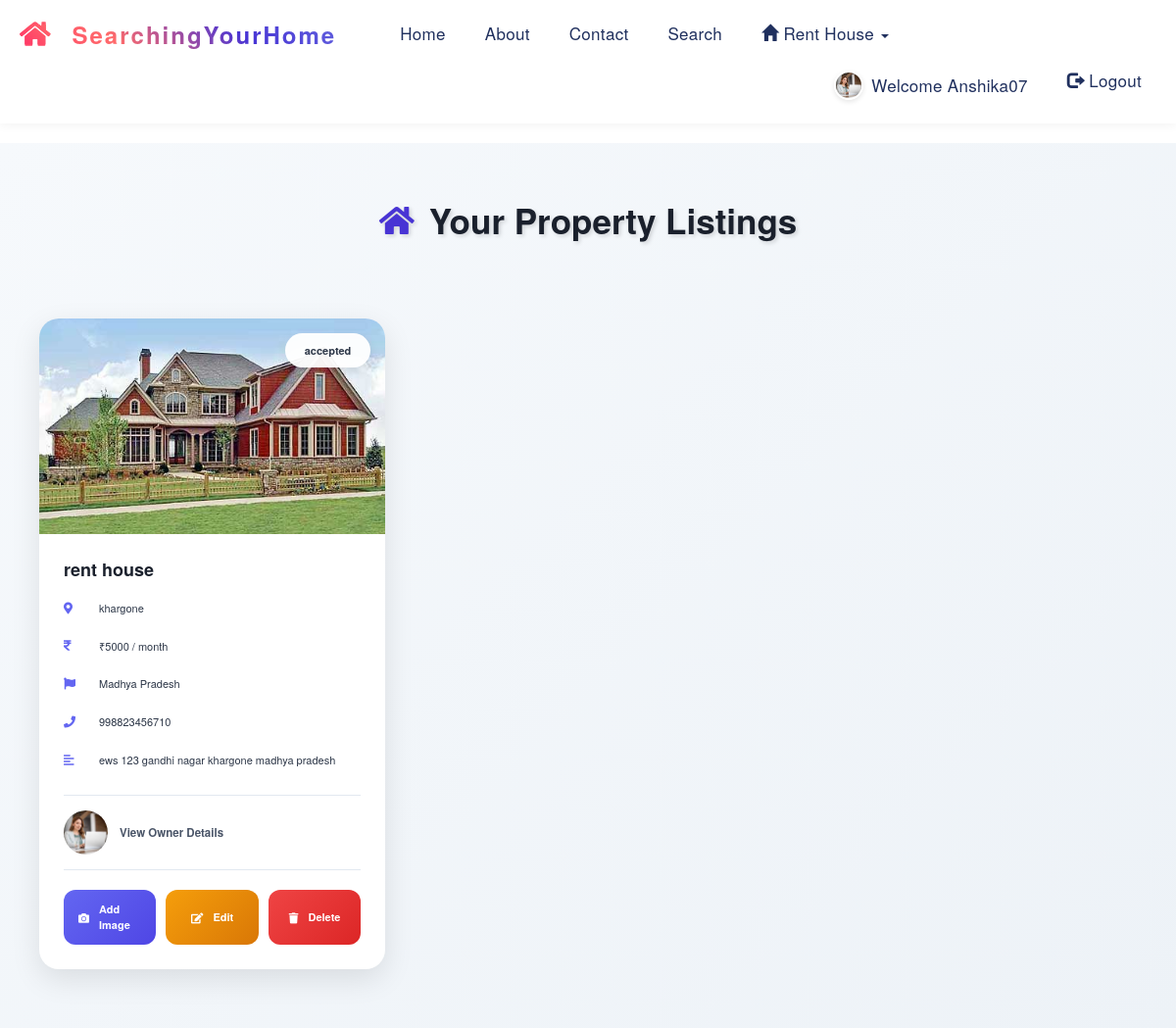
Page /img (signed in) on the committed database.
### Room/models.py (models this page shows, shortened)
class UserProfile(models.Model):
    user = models.OneToOneField(User, on_delete=models.CASCADE)
    profile_picture = models.ImageField(upload_to='profile_pics', blank=True, null=True)
    phone = models.CharField(max_length=15, blank=True, null=True)
    location = models.CharField(max_length=100, blank=True, null=True)
    bio = models.TextField(max_length=500, blank=True)

class Owner_Detail(models.Model):
    status = models.ForeignKey(Status,on_delete=models.CASCADE,null=True)
    register=models.ForeignKey(Register,on_delete=models.CASCADE,null=True)
    state=models.ForeignKey(State,on_delete=models.CASCADE,null=True)
    dist=models.ForeignKey(District,on_delete=models.CASCADE,null=True)
    area = models.CharField(max_length=100, null=True, blank=True)
    local_add = models.CharField(max_length=100,null=True)
    title=models.CharField(max_length=100,null=True)
    desc=models.CharField(max_length=100,null=True)
    rent=models.IntegerField(null=True)
    latitude = models.FloatField(null=True, blank=True)
    longitude = models.FloatField(null=True, blank=True)
    img=models.FileField(null=True)

class Status(models.Model):
    status = models.CharField(max_length=100,null=True)

class State(models.Model):
    state=models.CharField(max_length=100,null=True)

class Register(models.Model):
    ROLE_CHOICES = [
        ('tenant', 'Tenant'),
        ('landlord', 'Landlord'),
    ]
    user=models.ForeignKey(User,on_delete=models.CASCADE,null=True)
    role=models.CharField(max_length=20, choices=ROLE_CHOICES, default='tenant', null=True)
    gen=models.CharField(max_length=30,null=True)
    add=models.CharField(max_length=100,null=True)
    mobile=models.CharField(max_length=10,null=True)
    image=models.FileField(null=True)
    birth=models.DateField(null=True)

### Room/views.py (the view)
# urls.py: path('img', Room_Img, name='img'),
def Room_Img(request):
    if not request.user.is_authenticated:
        return redirect('home')
    user=User.objects.get(id=request.user.id)
    reg=Register.objects.filter(user=user).first()
    room=Owner_Detail.objects.filter(register=reg).all()
    d={'room':room}
    return render(request,'room_image.html',d)

### Room/templates/room_image.html (shortened to what this page needs)
{% extends 'navigation.html' %}
{% load static %}
{% block body %}
<div class="property-dashboard">
    <div class="dashboard-header">
        <h1 class="dashboard-title">
            <i class="fas fa-home"></i>
            Your Property Listings
        </h1>
    </div>
    <div class="property-grid">
        {% for i in room %}
        <div class="property-card">
            <div class="property-image">
                <img src="{{ i.img.url }}" alt="{{ i.title }}">
                <div class="property-status">{{ i.status.status }}</div>
            </div>
            <div class="property-content">
                <h2 class="property-title">{{ i.title }}</h2>
                <div class="property-details">
                    <div class="detail-item">
                        <i class="fas fa-map-marker-alt"></i>
                        <span>{{ i.local_add }}</span>
                    </div>
                    <div class="detail-item">
                        <i class="fas fa-rupee-sign"></i>
                        <span>₹{{ i.rent }} / month</span>
                    </div>
                    <div class="detail-item">
                        <i class="fas fa-flag"></i>
                        <span>{{ i.state.state }}</span>
                    </div>
                    <div class="detail-item">
                        <i class="fas fa-phone"></i>
                        <span>{{ i.register.mobile }}</span>
                    </div>
                    <div class="detail-item">
                        <i class="fas fa-align-left"></i>
                        <span>{{ i.desc }}</span>
                    </div>
                </div>
                <div class="property-owner">
                    <div class="owner-image">
                        {% if i.register.user.userprofile.profile_picture and i.register.user.userprofile.profile_picture.url %}
                            <img src="{{ i.register.user.userprofile.profile_picture.url }}" alt="Owner">
                        {% else %}
                            <div class="owner-no-image">No Owner Image</div>
                        {% endif %}
                    </div>
                    <a href="{% url 'owner' i.id %}" class="owner-link">
                        View Owner Details
                    </a>
                </div>
                <div class="property-actions">
                    <a href="{% url 'room_img' i.id %}" class="action-button add-image-btn">
                        <i class="fas fa-camera"></i> Add Image
                    </a>
                    <a href="{% url 'edit_detail' i.state.id i.id %}" class="action-button edit-btn">
                        <i class="fas fa-edit"></i> Edit
                    </a>
                    <a href="{% url 'delete' i.id %}" class="action-button delete-btn">
                        <i class="fas fa-trash"></i> Delete
                    </a>
                </div>
            </div>
        </div>
        {% endfor %}
    </div>
</div>
{% endblock %}

### Room/templates/navigation.html (shortened to what this page needs)
<!DOCTYPE html>
<html lang="en">
<head>
    <link rel="stylesheet" href="https://maxcdn.bootstrapcdn.com/bootstrap/3.4.1/css/bootstrap.min.css">
    <link rel="stylesheet" href="https://cdnjs.cloudflare.com/ajax/libs/font-awesome/5.15.4/css/all.min.css">
    {% load static %}
<body>
    <nav class="navbar">
        <div class="container-fluid">
            <div class="navbar-header">
                <a class="navbar-brand" href="{% url 'home' %}">SearchingYourHome</a>
            </div>
            <div class="collapse navbar-collapse" id="myNavbar">
                <ul class="nav navbar-nav">
                    <li class="{% if request.resolver_match.url_name == 'home' %}active{% endif %}">
                        <a href="{% url 'home' %}">Home</a>
                    </li>
                    <li class="{% if request.resolver_match.url_name == 'about' %}active{% endif %}">
                        <a href="{% url 'about' %}">About</a>
                    </li>
                    <li class="{% if request.resolver_match.url_name == 'contact' %}active{% endif %}">
                        <a href="{% url 'contact' %}">Contact</a>
                    </li>
                    {% if request.user.is_staff %}
                    <li><a href="{% url 'view_user' %}"><i class="fas fa-users"></i> View Users</a></li>
                    <li><a href="{% url 'request' %}"><i class="fas fa-bell"></i> View Requests</a></li>
                    <li><a href="{% url 'all_ads' %}"><i class="fas fa-ad"></i> View All Ads</a></li>
                    <li class="dropdown">
                        <a class="dropdown-toggle" data-toggle="dropdown" href="#">
                            <i class="fas fa-map-marked-alt"></i> Location Management
                            <span class="caret"></span>
                        </a>
                        <ul class="dropdown-menu">
                            <li><a href="{% url 'view_state' %}"><i class="fas fa-flag"></i> Manage States</a></li>
                            <li><a href="{% url 'view_dist' %}"><i class="fas fa-map-marker-alt"></i> Manage Districts</a></li>
                            <li><a href="{% url 'add_state' %}"><i class="fas fa-plus-circle"></i> Add State</a></li>
                            <li><a href="{% url 'add_dist' %}"><i class="fas fa-plus-circle"></i> Add District</a></li>
                        </ul>
                    </li>
                    {% else %}
                    <li class="{% if request.resolver_match.url_name == 'search' %}active{% endif %}">
                        <a href="{% url 'search' %}">Search</a>
                    </li>
                    {% endif %}
                    {% if request.user.is_authenticated and not request.user.is_staff %}
                    <li class="dropdown">
                        <a class="dropdown-toggle" data-toggle="dropdown" href="#">
                            <span class="glyphicon glyphicon-home"></span> Rent House
                            <span class="caret"></span>
                        </a>
                    </li>
                    {% endif %}
                </ul>
                <ul class="nav navbar-nav navbar-right">
                    {% if request.user.is_authenticated %}
                        <li>
                            <a href="{% url 'user_profile' %}" class="profile-link">
                                {% if request.user.userprofile.profile_picture %}
                                    <img src="{{ request.user.userprofile.profile_picture.url }}" alt="Profile" class="nav-profile-pic">
                                {% else %}
                                    <span class="glyphicon glyphicon-user"></span>
                                {% endif %}
                                Welcome {{request.user.username}}
                            </a>
                        </li>
                        <li><a href="{% url 'logout' %}"><span class="glyphicon glyphicon-log-out"></span> Logout</a></li>
                    {% else %}
                        <li><a href="{% url 'signup' %}"><span class="glyphicon glyphicon-user"></span> Sign Up</a></li>
                        <li><a href="{% url 'signin' %}"><span class="glyphicon glyphicon-log-in"></span> Sign In</a></li>
                    {% endif %}
                </ul>
            </div>
        </div>
    </nav>
    {% block body %}
    {% endblock %}
</body>
</html>

### Room/templates/navigation.html (style rules this page uses)
a { text-decoration: none; transition: all 0.3s ease; }
.navbar { background: transparent; border: none; border-radius: 0; box-shadow: 0 2px 10px rgba(0, 0, 0, 0.05); font-size: 17px; position: sticky; top: 0; z-index: 1000; padding: 10px 0; }
.navbar-brand { font-weight: 800; letter-spacing: 2px; transition: all 0.3s ease; padding-left: 20px; font-size: 24px; background: linear-gradient(45deg, #FF3366, #FF6B6B, #4834d4, #686de0); -webkit-background-clip: text; background-clip: text; color: transparent; animation: gradientMove 8s ease infinite; position: relative; display: inline-flex; align-items: center; gap: 10px; }
.navbar-brand::before { content: '\f015'; font-family: 'Font Awesome 5 Free'; font-weight: 900; font-size: 28px; background: linear-gradient(45deg, #FF3366, #FF6B6B); -webkit-background-clip: text; background-clip: text; color: transparent; margin-right: 10px; animation: iconFloat 3s ease-in-out infinite; }
.navbar-nav { margin-left: 30px; }
.navbar-nav > li > a { color: #20305E !important; font-weight: 500; padding: 14px 20px !important; position: relative; text-transform: capitalize; letter-spacing: 0.3px; }
.navbar-nav > li > a::after { content: ""; position: absolute; left: 0; bottom: 6px; height: 2px; width: 0%; background-color: #ff4d4d; transition: width 0.3s ease; }
.navbar-right a { color: #20305E !important; font-weight: 500; }
.profile-link { display: flex !important; align-items: center; gap: 8px; transition: all 0.3s ease !important; }
.nav-profile-pic { width: 30px; height: 30px; border-radius: 50%; object-fit: cover; border: 2px solid #fff; box-shadow: 0 2px 5px rgba(0,0,0,0.1); }

### Room/templates/room_image.html (style rules this page uses)
.property-dashboard { padding: 40px 20px; background: linear-gradient(135deg, #f6f9fc, #edf2f7); min-height: 100vh; }
.dashboard-header { text-align: center; margin-bottom: 40px; position: relative; }
.dashboard-title { font-size: 3.5rem; color: #1a202c; font-weight: 800; margin: 0; text-shadow: 2px 2px 4px rgba(0,0,0,0.15); display: inline-flex; align-items: center; gap: 15px; padding: 20px 0; }
.dashboard-title i { color: #4834d4; font-size: 3.2rem; }
.property-grid { display: grid; grid-template-columns: repeat(auto-fill, minmax(320px, 1fr)); gap: 30px; padding: 20px; max-width: 1400px; margin: 0 auto; }
.property-card { background: white; border-radius: 20px; overflow: hidden; box-shadow: 0 10px 30px rgba(0,0,0,0.1); transition: all 0.3s ease; position: relative; }
.property-image { position: relative; height: 220px; overflow: hidden; }
.property-image img { width: 100%; height: 100%; object-fit: cover; transition: transform 0.5s ease; }
.property-status { position: absolute; top: 15px; right: 15px; background: rgba(255,255,255,0.95); padding: 10px 20px; border-radius: 25px; font-size: 1.1rem; font-weight: 600; color: #2d3748; box-shadow: 0 4px 12px rgba(0,0,0,0.1); }
.property-content { padding: 25px; }
.property-title { font-size: 1.8rem; color: #1a202c; margin: 0 0 20px 0; font-weight: 700; line-height: 1.3; }
.property-details { display: grid; gap: 15px; }
.detail-item { display: flex; align-items: center; gap: 12px; color: #2d3748; font-size: 1.1rem; margin-bottom: 8px; }
.detail-item i { width: 24px; color: #6366f1; font-size: 1.2rem; }
.property-owner { margin: 20px 0; padding: 15px 0; border-top: 1px solid #e2e8f0; border-bottom: 1px solid #e2e8f0; display: flex; align-items: center; gap: 12px; }
.owner-image { width: 45px; height: 45px; border-radius: 50%; overflow: hidden; }
.owner-image img { width: 100%; height: 100%; object-fit: cover; }
.owner-link { color: #4a5568; text-decoration: none; font-weight: 600; font-size: 1.15rem; transition: color 0.3s ease; }
.property-actions { display: grid; grid-template-columns: repeat(3, 1fr); gap: 10px; margin-top: 20px; }
.action-button { padding: 12px 15px; border: none; border-radius: 12px; font-size: 1.1rem; font-weight: 600; cursor: pointer; transition: all 0.3s ease; display: flex; align-items: center; justify-content: center; gap: 10px; text-decoration: none; color: white; }
.add-image-btn { background: linear-gradient(135deg, #6366f1, #4f46e5); }
.edit-btn { background: linear-gradient(135deg, #f59e0b, #d97706); }
.delete-btn { background: linear-gradient(135deg, #ef4444, #dc2626); }
.property-card { animation: fadeIn 0.5s ease-out; }

### rows in the picture
Owner_Detail: img (picture), status.status "accepted", title "rent house", local_add "khargone", rent "5000", state.state "Madhya Pradesh", register.mobile "998823456710", desc "ews 123 gandhi nagar khargone madhya pradesh", register.user.userprofile.profile_picture (picture)

### other values in the picture
{{ request.user.username }} "Anshika07"
